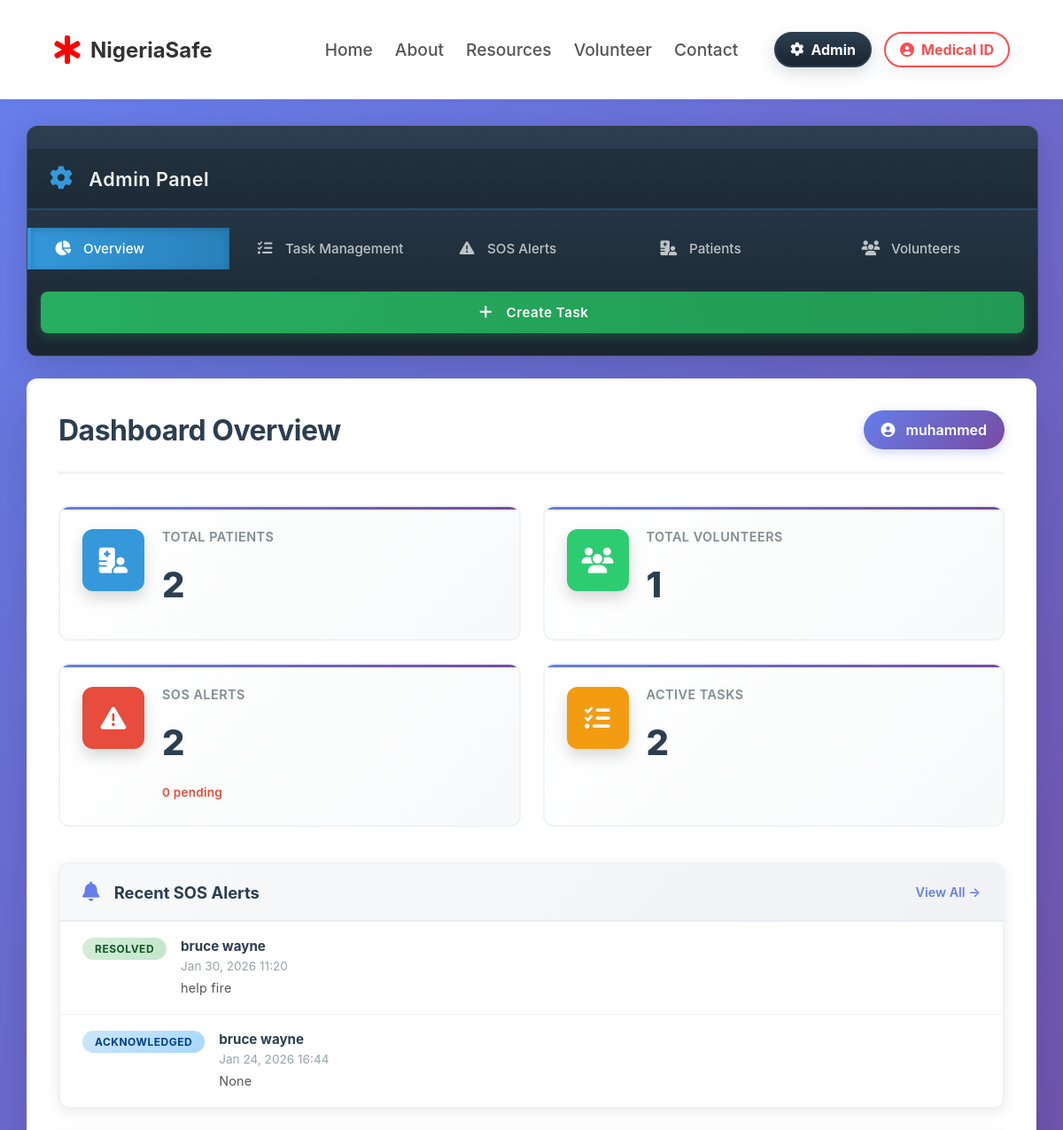
Before: /admin-dashboard/ (signed in, upper part) with the older database file.
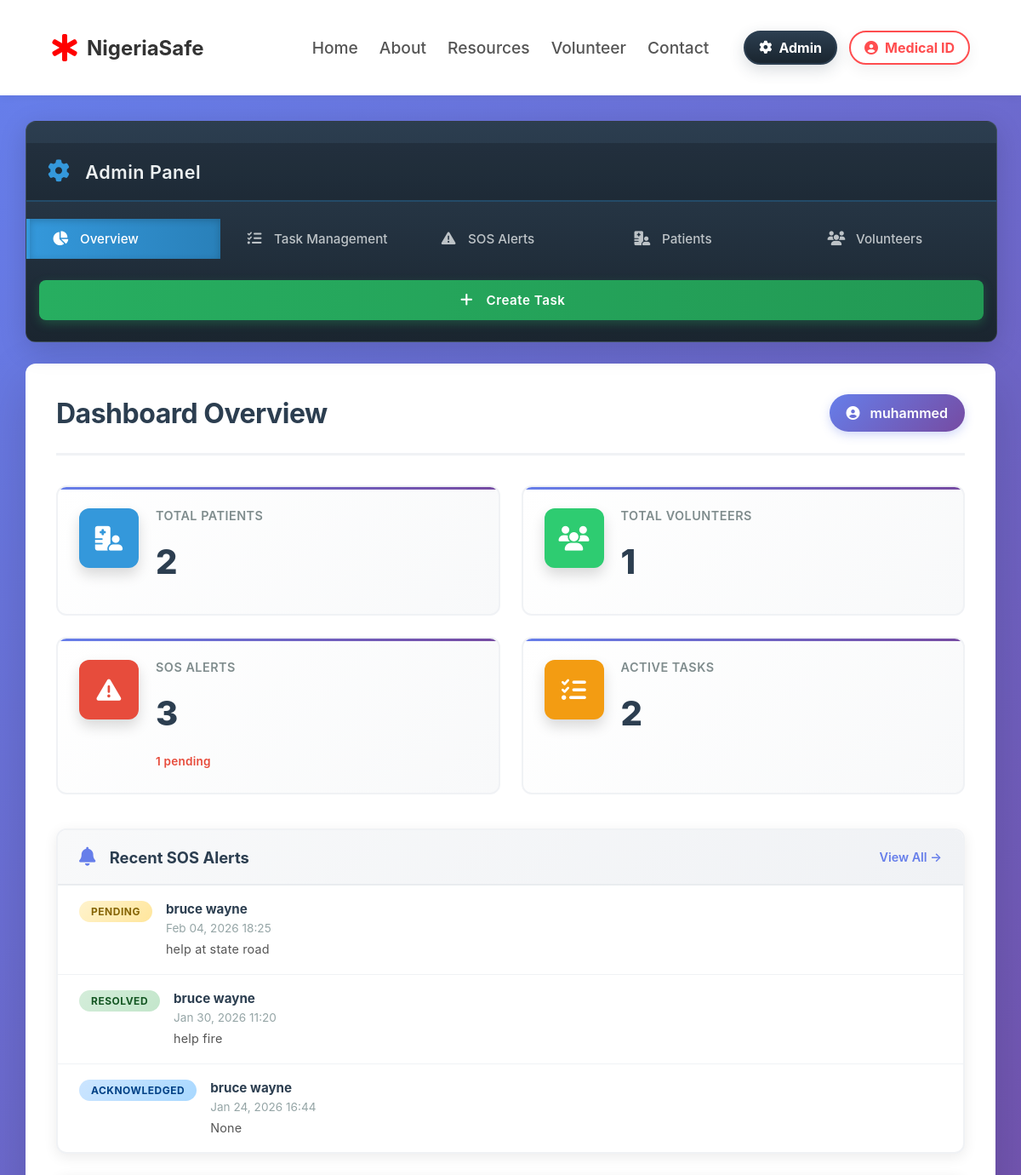
After: the same page with the newer database file.
### base/models.py (models this page shows, shortened)
class SOSAlert(models.Model):
    STATUS_PENDING = 'pending'
    STATUS_ACK = 'acknowledged'
    STATUS_RESOLVED = 'resolved'
    STATUS_CHOICES = [
        (STATUS_PENDING, 'Pending'),
        (STATUS_ACK, 'Acknowledged'),
        (STATUS_RESOLVED, 'Resolved'),
    ]
    patient = models.ForeignKey(
        Patient,
        on_delete=models.SET_NULL,
        null=True,
        blank=True,
        related_name='sos_alerts'
    )
    latitude = models.DecimalField(max_digits=10, decimal_places=6)
    longitude = models.DecimalField(max_digits=10, decimal_places=6)
    message = models.TextField(null=True, blank=True)
    phone = models.CharField(max_length=30, null=True, blank=True)
    status = models.CharField(max_length=20, choices=STATUS_CHOICES, default=STATUS_PENDING)
    created_at = models.DateTimeField(auto_now_add=True)
    class Meta:
        ordering = ['-created_at']

class Patient(models.Model):
    user = models.OneToOneField(
        settings.AUTH_USER_MODEL,
        on_delete=models.CASCADE,
        null=True,
        blank=True,
        related_name='patient_profile'
    )
    full_name = models.CharField(max_length=100, null=True, blank=True)
    date_of_birth = models.DateField()
    BLOOD_TYPE_CHOICES = [
        ('A+', 'A+'),
        ('A-', 'A-'),
        ('B+', 'B+'),
        ('B-', 'B-'),
        ('AB+', 'AB+'),
        ('AB-', 'AB-'),
        ('O+', 'O+'),
        ('O-', 'O-'),
    ]
    blood_type = models.CharField(max_length=3, choices=BLOOD_TYPE_CHOICES, null=True, blank=True)
    weight = models.FloatField()
    height = models.FloatField()
    medical_conditions = models.CharField(max_length=255, null=True, blank=True)
    allergies = models.CharField(max_length=255, null=True, blank=True)
    medications = models.CharField(max_length=255, null=True, blank=True)
    address = models.CharField(max_length=255)
    phone_number = models.CharField(max_length=15)
    emergency_contact_name = models.CharField(max_length=60)
    emergency_contact_phone = models.CharField(max_length=15)
    emergency_contact_email = models.EmailField(null=True, blank=True)
    emergency_contact_relationship = models.CharField(max_length=30)
    updated_at = models.DateTimeField(auto_now=True)
    created_at = models.DateTimeField(auto_now_add=True)
    medical_record_number = models.CharField(max_length=20, unique=True, default=generate_medical_record_number, editable=False)

### base/views.py (the view)
# urls.py: path('admin-dashboard/', views.admin_dashboard, name='admin_dashboard'),
def admin_dashboard(request):
    if not request.user.is_staff:
        messages.error(request, "Access denied. Only staff can view the admin dashboard.")
        return redirect('base:home')
    tab = request.GET.get('tab', 'overview')
    search_mrn = request.GET.get('search_mrn', '')
    sos_status = request.GET.get('sos_status', '')
    task_urgency = request.GET.get('task_urgency', '')
    total_patients = Patient.objects.count()
    total_volunteers = Volunteer.objects.count()
    total_sos_alerts = SOSAlert.objects.count()
    total_tasks = Task.objects.count()
    pending_alerts = SOSAlert.objects.filter(status=SOSAlert.STATUS_PENDING).count()
    patient_details = None
    if search_mrn:
        try:
            patient_details = Patient.objects.get(medical_record_number__iexact=search_mrn)
        except Patient.DoesNotExist:
            messages.warning(request, f"No patient found with MRN: {search_mrn}")
    sos_alerts = SOSAlert.objects.all().order_by('-created_at')
    if sos_status:
        sos_alerts = sos_alerts.filter(status=sos_status)
    tasks = Task.objects.all().order_by('-created_at')
    if task_urgency:
        tasks = tasks.filter(urgency=task_urgency)
    recent_alerts = SOSAlert.objects.all().order_by('-created_at')[:10]
    recent_tasks = Task.objects.all().order_by('-created_at')[:10]
    recent_patients = Patient.objects.all().order_by('-created_at')[:10]
    volunteers = Volunteer.objects.all().order_by('-created_at')
    context = {
        'tab': tab,
        'total_patients': total_patients,
        'total_volunteers': total_volunteers,
        'total_sos_alerts': total_sos_alerts,
        'pending_alerts': pending_alerts,
        'total_tasks': total_tasks,
        'sos_alerts': sos_alerts,
        'tasks': tasks,
        'recent_alerts': recent_alerts,
        'recent_tasks': recent_tasks,
        'recent_patients': recent_patients,
        'volunteers': volunteers,
        'patient_details': patient_details,
        'search_mrn': search_mrn,
        'sos_status': sos_status,
        'task_urgency': task_urgency,
    }
    return render(request, 'base/admin_dashboard.html', context)

### base/templates/base/admin_dashboard.html (shortened to what the changed rows need)
{% extends 'base/base.html' %}
{% load static %}
{% block content %}
<div class="admin-container">
    <aside class="admin-sidebar">
        <div class="admin-header">
            <h2><i class="fas fa-cog"></i> Admin Panel</h2>
        </div>
    </aside>
    <main class="admin-content">
        <div class="admin-header-top">
            <div class="admin-title">
                <h1>{% if tab == 'overview' %}Dashboard Overview{% elif tab == 'tasks' %}Task Management{% elif tab == 'sos' %}SOS Alert Monitoring{% elif tab == 'patients' %}Patient Directory{% elif tab == 'volunteers' %}Volunteer Management{% endif %}</h1>
            </div>
        </div>
        {% if tab == 'overview' %}
        <div class="tab-content overview-tab">
            <div class="stats-grid">
                <div class="stat-card">
                    <div class="stat-icon" style="background: #3498db;">
                        <i class="fas fa-hospital-user"></i>
                    </div>
                    <div class="stat-info">
                        <h3>Total Patients</h3>
                        <p class="stat-number">{{ total_patients }}</p>
                    </div>
                </div>
                <div class="stat-card">
                    <div class="stat-icon" style="background: #2ecc71;">
                        <i class="fas fa-users"></i>
                    </div>
                    <div class="stat-info">
                        <h3>Total Volunteers</h3>
                        <p class="stat-number">{{ total_volunteers }}</p>
                    </div>
                </div>
                <div class="stat-card">
                    <div class="stat-icon" style="background: #e74c3c;">
                        <i class="fas fa-exclamation-triangle"></i>
                    </div>
                    <div class="stat-info">
                        <h3>SOS Alerts</h3>
                        <p class="stat-number">{{ total_sos_alerts }}</p>
                        <p class="stat-subtitle" style="color: #e74c3c;">{{ pending_alerts }} pending</p>
                    </div>
                </div>
                <div class="stat-card">
                    <div class="stat-icon" style="background: #f39c12;">
                        <i class="fas fa-tasks"></i>
                    </div>
                    <div class="stat-info">
                        <h3>Active Tasks</h3>
                        <p class="stat-number">{{ total_tasks }}</p>
                    </div>
                </div>
            </div>
            <div class="activity-section">
                <div class="activity-row">
                    <div class="activity-card">
                        <div class="activity-header">
                            <h3><i class="fas fa-bell"></i> Recent SOS Alerts</h3>
                            <a href="?tab=sos" class="view-all-link">View All →</a>
                        </div>
                        <div class="activity-list">
                            {% if recent_alerts %}
                                {% for alert in recent_alerts|slice:":5" %}
                                <div class="activity-item alert-item">
                                    <div class="activity-status {% if alert.status == 'pending' %}pending{% elif alert.status == 'acknowledged' %}acknowledged{% else %}resolved{% endif %}">
                                        {{ alert.get_status_display }}
                                    </div>
                                    <div class="activity-details">
                                        <strong>{{ alert.patient.full_name|default:"Anonymous" }}</strong>
                                        <small>{{ alert.created_at|date:"M d, Y H:i" }}</small>
                                        <p>{{ alert.message|truncatewords:10 }}</p>
                                    </div>
                                </div>
                                {% endfor %}
                            {% else %}
                                <p class="empty-message">No SOS alerts</p>
                            {% endif %}
                        </div>
                    </div>
                </div>
            </div>
        </div>
        {% endif %}
    </main>
</div>
{% endblock %}

Changed rows visible on the page:
added SOSAlert: status "PENDING", patient.full_name "bruce wayne", created_at "Feb 04, 2026 18:25", message "help at state road"
Other visible differences:
{{ total_sos_alerts }}: "2" → "3"
{{ pending_alerts }}: "0" → "1"
